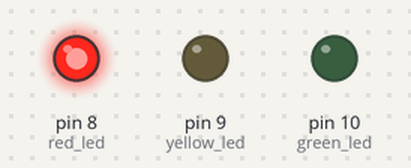
Simulated run of this sketch. Board: Arduino Uno, built with avr-gcc and run on an emulated ATmega328P. On the bench: output pins drawn as LEDs (lit = HIGH).

Above: at 1.5 s.
At 4.5 s:
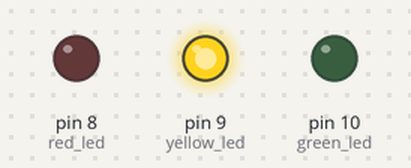
At 7.5 s:
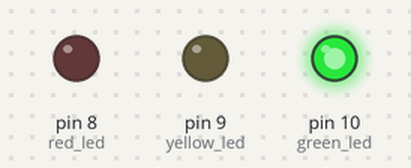
Timing chart, 0 to 11.7 s (numbered marks = the images above):
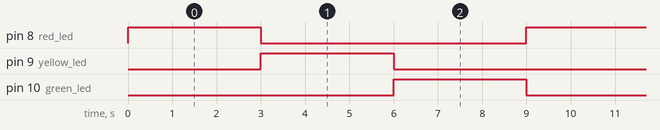

The sketch:

traffic_light_control_with_arduino_code.ino
```cpp
// C++ code
//
int red_led=8; // Red light on pin 8
int yellow_led=9; // Yellow light on pin 9
int green_led=10; // Green light on pin 10
void setup()
{
  pinMode(red_led, OUTPUT);
  pinMode(yellow_led, OUTPUT);
  pinMode(green_led, OUTPUT);
}

void loop()
{
  digitalWrite(red_led , HIGH);
  digitalWrite(yellow_led , LOW);
  digitalWrite(green_led ,LOW);
  delay(3000);

  digitalWrite(red_led, LOW);
  digitalWrite(yellow_led , HIGH);
  digitalWrite(green_led , LOW);
  delay(3000);

  digitalWrite(red_led , LOW);
  digitalWrite(yellow_led , LOW);
  digitalWrite(green_led , HIGH);
  delay(3000);
}
```

Measured:
- by itself, pin 8 (red_led), pin 9 (yellow_led), pin 10 (green_led): alternates HIGH for 3.0 s and LOW for 6.0 s
- by itself, everything shown: repeats every 9.0 s, in 3 steps
